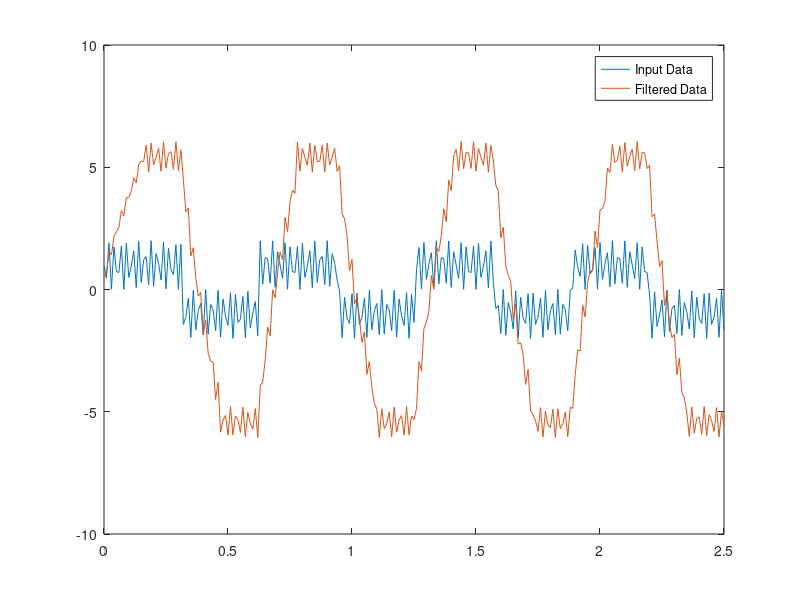

The MATLAB script that drew this image:
clc;
clf;
 
b = [0.486536858663253191092934457628871314228                                                         
0.443962001459849486817432762109092436731                                                         
0.408745805775023784978117191712954081595                                                         
0.379428714371039255137674217621679417789                                                         
0.354911482656267152080431515059899538755                                                         
0.334355521133643585063310865734820254147                                                         
0.317114303007481002083522980683483183384                                                         
0.302685306250374930314706034550908952951                                                         
0.290675825353415073770690923993242904544                                                         
0.280778342514522105677343688512337394059                                                         
0.272752617588973178541777997452300041914                                                         
0.26641259456375293579455387771304231137                                                          
0.261616834970562150974870974096120335162                                                         
0.258261597755217064964483597577782347798                                                         
0.256275965254728455011701271359925158322                                                         
0.505587393832530263004798598558409139514 ]'
%t = linspace(-pi,pi,100);
t=0:0.01:2.5;
rng default  %initialize random number generator
x = square(10*t) + sin(1000*t) 


y = filter(b,1,x);
fig1 = figure(1);
plot(t,x)
hold on
plot(t,y)
legend('Input Data','Filtered Data')